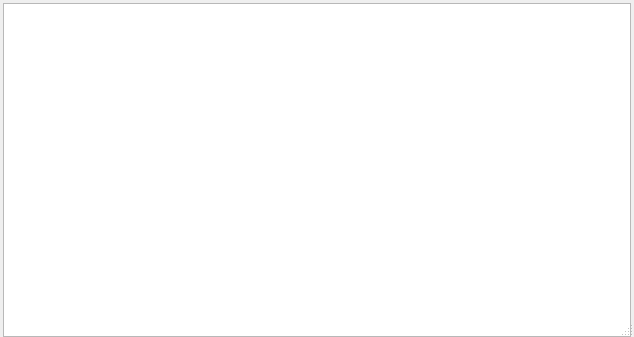
<?xml version="1.0" encoding="UTF-8"?>
<ui version="4.0">
 <class>Popup</class>
 <widget class="QDialog" name="Popup">
  <property name="geometry">
   <rect>
    <x>0</x>
    <y>0</y>
    <width>634</width>
    <height>337</height>
   </rect>
  </property>
  <property name="windowTitle">
   <string>Dialog</string>
  </property>
  <property name="styleSheet">
   <string notr="true"/>
  </property>
  <property name="sizeGripEnabled">
   <bool>true</bool>
  </property>
  <property name="modal">
   <bool>false</bool>
  </property>
  <layout class="QVBoxLayout" name="verticalLayout" stretch="0">
   <property name="spacing">
    <number>0</number>
   </property>
   <property name="leftMargin">
    <number>3</number>
   </property>
   <property name="topMargin">
    <number>3</number>
   </property>
   <property name="rightMargin">
    <number>3</number>
   </property>
   <property name="bottomMargin">
    <number>0</number>
   </property>
   <item>
    <widget class="QGraphicsView" name="graphicsView">
     <property name="mouseTracking">
      <bool>false</bool>
     </property>
     <property name="acceptDrops">
      <bool>false</bool>
     </property>
     <property name="verticalScrollBarPolicy">
      <enum>Qt::ScrollBarAlwaysOff</enum>
     </property>
     <property name="horizontalScrollBarPolicy">
      <enum>Qt::ScrollBarAlwaysOff</enum>
     </property>
     <property name="renderHints">
      <set>QPainter::Antialiasing|QPainter::HighQualityAntialiasing|QPainter::SmoothPixmapTransform|QPainter::TextAntialiasing</set>
     </property>
     <property name="dragMode">
      <enum>QGraphicsView::NoDrag</enum>
     </property>
    </widget>
   </item>
  </layout>
 </widget>
 <resources/>
 <connections/>
</ui>
